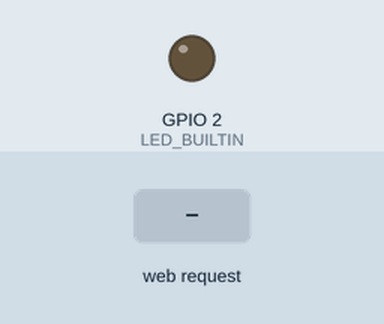
Bench run of a sketch on a simulated ESP32. On the bench: output pins drawn as LEDs (lit = HIGH). The test bench sets the inputs (shaded band). What the sketch prints to the serial monitor is not drawn.

Above: at 1.3 s.
1.4 s: HTTP request GET /led/on received
At 1.7 s:
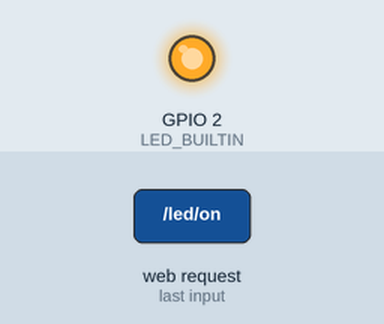
2.9 s: HTTP request GET /led/off received
At 4.1 s:
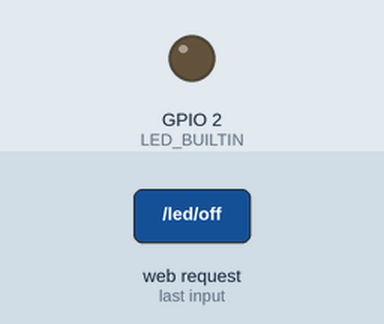
Timing chart, 0 to 5.9 s (numbered marks = the images above; inputs shaded):
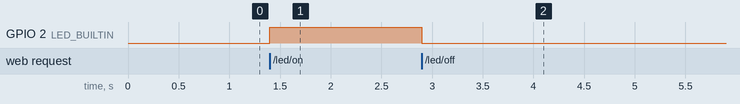

The sketch:

ESP32-Control_led_estado.ino
```cpp
#include <WiFi.h>
#include <WebServer.h>

const char* ssid = "ESP32_RED";
const char* password = "12345678";

WebServer server(80);
#define LED_BUILTIN 2

void handleLedOn() {
  digitalWrite(LED_BUILTIN, HIGH);
  server.send(200, "text/plain", "LED encendido");
}

void handleLedOff() {
  digitalWrite(LED_BUILTIN, LOW);
  server.send(200, "text/plain", "LED apagado");
}

void setup() {
  pinMode(LED_BUILTIN, OUTPUT);
  Serial.begin(115200);
  WiFi.softAP(ssid, password);
  delay(100);
  Serial.print("IP: ");
  Serial.println(WiFi.softAPIP());
  server.on("/led/on", handleLedOn);
  server.on("/led/off", handleLedOff);
  server.begin();
}

void loop() {
  server.handleClient();
}
```

Measured:
- after the input at 1.4 s, GPIO 2 (LED_BUILTIN): LOW → HIGH at once
- after the input at 2.9 s, GPIO 2 (LED_BUILTIN): HIGH → LOW at once
